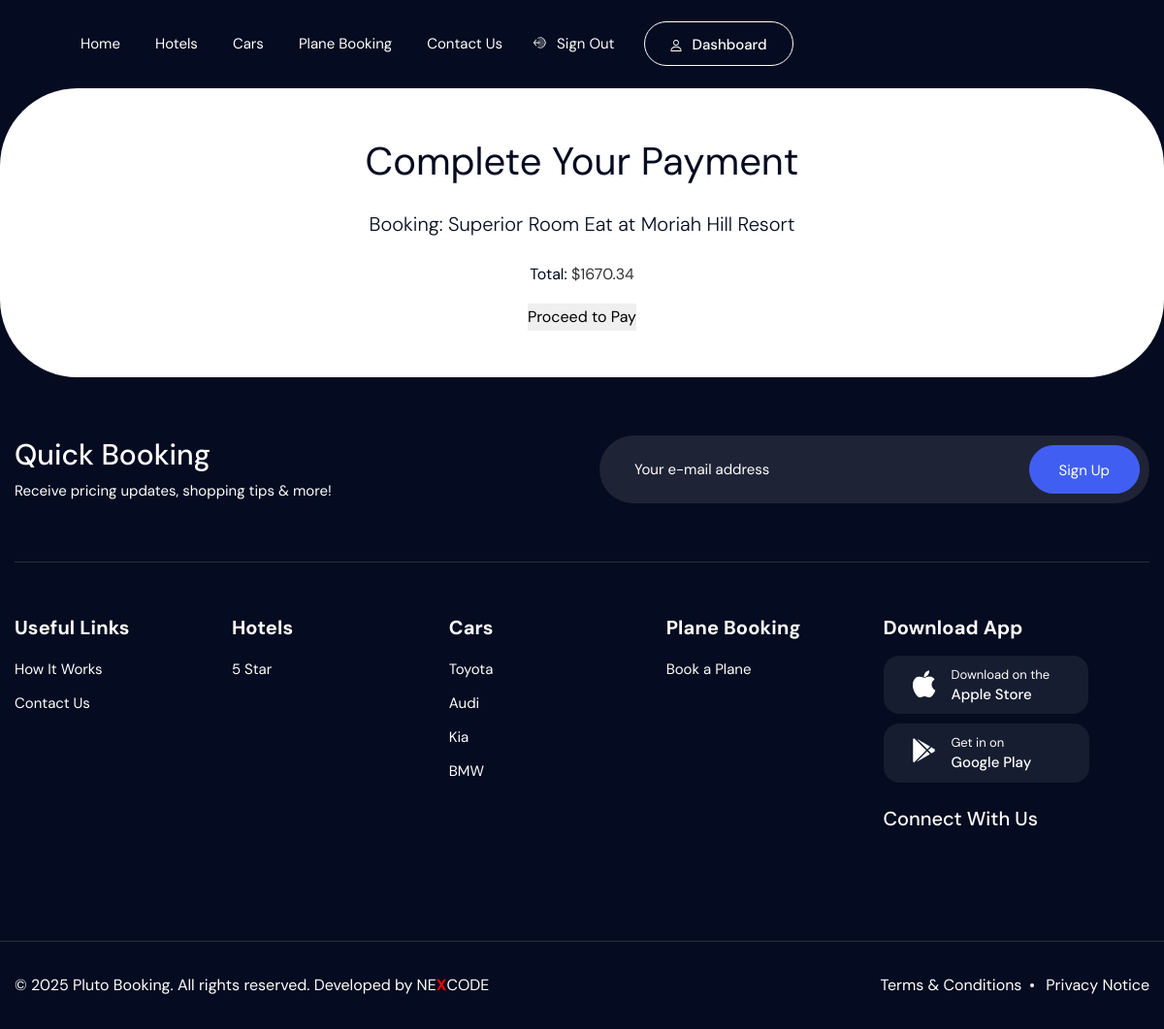
The page /payment/room/880715596141/pay/ (signed in) on the database its author committed.
### payment/models.py (models this page shows, shortened)
class RoomPayment(models.Model):
    STATUS_CHOICES = [
        ('pending', 'Pending'),
        ('success', 'Success'),
        ('failed', 'Failed'),
    ]
    booking = models.OneToOneField(RoomBooking, on_delete=models.CASCADE, related_name='payment')
    invoice_number = models.CharField(max_length=100, unique=True)
    status = models.CharField(max_length=20, choices=STATUS_CHOICES, default='pending')
    created_at = models.DateTimeField(auto_now_add=True)
    updated_at = models.DateTimeField(auto_now=True)

### hotel/models.py (models this page shows, shortened)
class RoomBooking(models.Model):
    STATUS_CHOICES = [
        ('pending', 'Pending'),
        ('confirmed', 'Confirmed'),
        ('cancelled', 'Cancelled'),
        ('checked_in', 'Checked In'),
        ('checked_out', 'Checked Out'),
    ]
    user = models.ForeignKey(settings.AUTH_USER_MODEL, on_delete=models.CASCADE, related_name='room_bookings')
    room = models.ForeignKey('HotelRoom', on_delete=models.CASCADE, related_name='bookings')
    check_in = models.DateField()
    check_out = models.DateField()
    guests = models.PositiveSmallIntegerField(default=1)
    special_requests = models.TextField(blank=True, null=True)
    total_price = models.DecimalField(max_digits=10, decimal_places=2)
    status = models.CharField(max_length=20, choices=STATUS_CHOICES, default='pending')
    created_at = models.DateTimeField(auto_now_add=True)
    updated_at = models.DateTimeField(auto_now=True)
    class Meta:
        ordering = ['-created_at']
        verbose_name = "Room Booking"
        verbose_name_plural = "Room Bookings"

class HotelRoom(models.Model):
    ROOM_TYPE_CHOICES = [
        ("single", "Single Room"),
        ("double", "Double Room"),
        ("twin", "Twin Room"),
        ("triple", "Triple Room"),
        ("quad", "Quad Room"),
        ("queen", "Queen Room"),
        ("king", "King Room"),
        ("standard", "Standard Room"),
        ("deluxe", "Deluxe Room"),
        ("superior", "Superior Room"),
        ("executive", "Executive Room"),
        ("junior_suite", "Junior Suite"),
        ("suite", "Suite"),
        ("penthouse", "Penthouse Suite"),
        ("family", "Family Room"),
        ("accessible", "Accessible Room"),
        ("studio", "Studio"),
        ("connecting", "Connecting Rooms"),
        ("presidential", "Presidential Suite"),
        ("executive_suite", "Executive Suite"),
    ]
    BED_TYPE_CHOICES = [
        ("king", "King Bed"),
        ("queen", "Queen Bed"),
        ("twin", "Twin Beds"),
        ("double", "Double Bed"),
    ]
    hotel = models.ForeignKey('Hotel', on_delete=models.CASCADE, related_name='rooms')
    name = models.CharField(max_length=255)
    room_type = models.CharField(max_length=50, choices=ROOM_TYPE_CHOICES)
    description = models.TextField()
    bed_type = models.CharField(max_length=50, choices=BED_TYPE_CHOICES)
    occupancy = models.PositiveIntegerField(help_text="Maximum number of guests")
    size = models.CharField(max_length=50, help_text="e.g. 30 sqm")
    price_per_night = models.DecimalField(max_digits=10, decimal_places=2)
    refundable = models.BooleanField(default=True)
    is_available = models.BooleanField(default=True)
    created_at = models.DateTimeField(auto_now_add=True)
    class Meta:
        ordering = ['-created_at']

class Hotel(models.Model):
    STAR_CHOICES = [(i, f'{i} Star') for i in range(1, 6)]
    name = models.CharField(max_length=255)
    description = models.TextField()
    stars = models.IntegerField(choices=STAR_CHOICES)
    address = models.CharField(max_length=255)
    map_url = models.TextField(blank=True, null=True)
    country = models.CharField(max_length=100)
    province = models.CharField(max_length=100)
    district = models.CharField(max_length=100)
    sector = models.CharField(max_length=100)
    cell = models.CharField(max_length=100)
    village = models.CharField(max_length=100)
    phone_number = models.CharField(max_length=20, null=True, blank=True)
    email = models.EmailField(null=True, blank=True)
    website = models.URLField(null=True, blank=True)
    is_active = models.BooleanField(default=True)
    created_at = models.DateTimeField(auto_now_add=True)
    class Meta:
        ordering = ['-created_at']

### payment/views.py (the view)
# urls.py: path('room/<str:invoice_number>/pay/', payRoomBooking, name='payRoomBooking'),
@login_required
def payRoomBooking(request, invoice_number):
    payment = get_object_or_404(RoomPayment, invoice_number=invoice_number)
    if payment.booking.user != request.user:
        return redirect('base:home')
    if payment.status != 'pending':
        return redirect('hotel:roomDetails', hotel_id=payment.booking.room.hotel.id, room_id=payment.booking.room.id)
    context = {
        'payment': payment,
        'public_key': os.getenv("IREMBO_PUBLIC_KEY"),
    }
    return render(request, 'pages/payment/room_payment.html', context)

### templates/pages/payment/room_payment.html (shortened to what this page needs)
{% extends 'layouts/app.html' %}
{% block content %}
    <section class="layout-radius pt-5 pb-5">
        <div class="boxcar-container text-center">
            <h2 class="mb-4">Complete Your Payment</h2>
            <p class="lead mb-4">Booking: {{ payment.booking.room.name }} at {{ payment.booking.room.hotel.name }}</p>
            <p class="mb-3">Total: <strong>${{ payment.booking.total_price }}</strong></p>
            <button onclick="startPayment()" class="side-btn">
                Proceed to Pay
            </button>
        </div>
    </section>
{% endblock %}

### static/css/mmenu.css (style rules this page uses)
:root { --mm-line-height: 20px; --mm-listitem-size: 44px; --mm-navbar-size: 44px; --mm-offset-top: 0; --mm-offset-right: 0; --mm-offset-bottom: 0; --mm-offset-left: 0; --mm-color-border: rgba(0, 0, 0, 0.1); --mm-color-button: rgba(0, 0, 0, 0.3); --mm-color-text: rgba(0, 0, 0, 0.75); --mm-color-text-dimmed: rgba(0, 0, 0, 0.3); --mm-color-background: #f3f3f3; --mm-color-background-highlight: rgba(0, 0, 0, 0.05); --mm-color-background-emphasis: rgba(255, 255, 255, 0.4); --mm-shadow: 0 0 10px rgba(0, 0, 0, 0.3) }
:root { --mm-iconbar-size: 50px }
:root { --mm-iconpanel-size: 50px }
:root { --mm-sidebar-collapsed-size: 50px; --mm-sidebar-expanded-size: 440px }

### rows shown on the page
RoomPayment: booking.room.name "Superior Room Eat", booking.room.hotel.name "Moriah Hill Resort", booking.total_price "1670.34"
